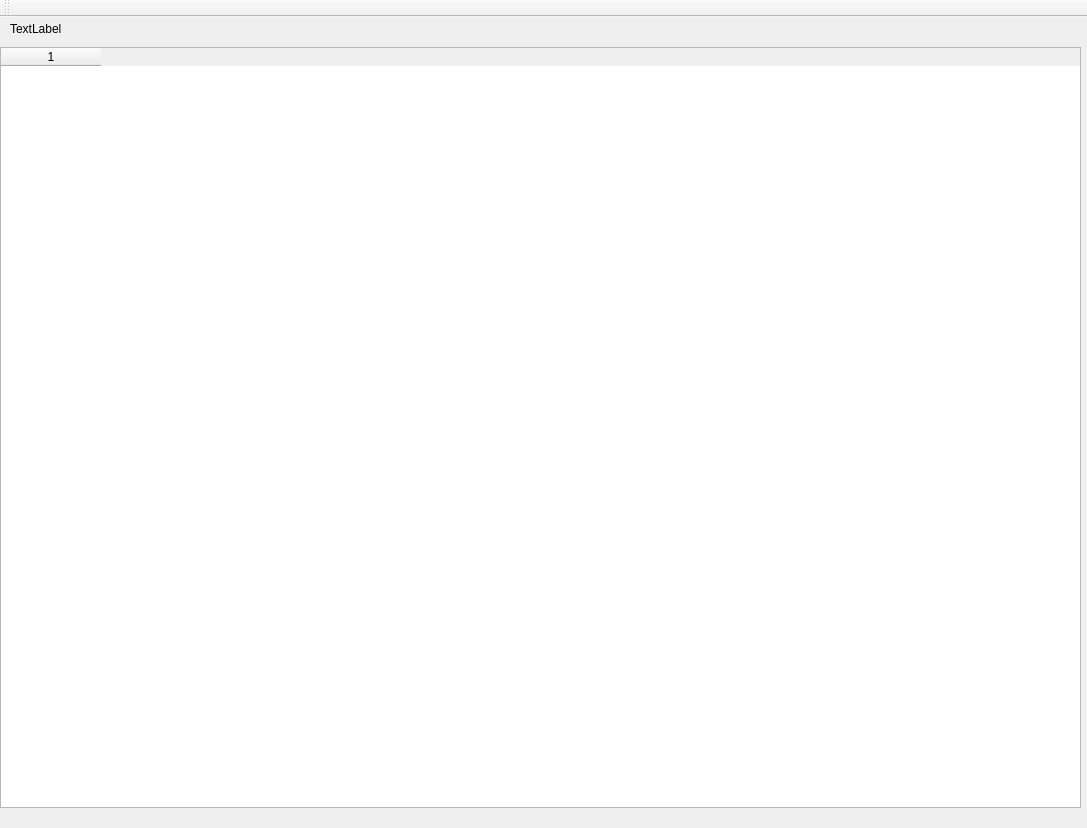
<?xml version="1.0" encoding="UTF-8"?>
<ui version="4.0">
 <class>MemoryToolClass</class>
 <widget class="QMainWindow" name="MemoryToolClass">
  <property name="geometry">
   <rect>
    <x>0</x>
    <y>0</y>
    <width>1087</width>
    <height>828</height>
   </rect>
  </property>
  <property name="windowTitle">
   <string>MemoryTool</string>
  </property>
  <property name="documentMode">
   <bool>false</bool>
  </property>
  <widget class="QWidget" name="centralWidget">
   <widget class="QTableWidget" name="tasklist_tableWidget">
    <property name="geometry">
     <rect>
      <x>0</x>
      <y>30</y>
      <width>1081</width>
      <height>761</height>
     </rect>
    </property>
    <property name="midLineWidth">
     <number>0</number>
    </property>
    <property name="dragDropOverwriteMode">
     <bool>false</bool>
    </property>
    <property name="selectionMode">
     <enum>QAbstractItemView::SingleSelection</enum>
    </property>
    <property name="verticalScrollMode">
     <enum>QAbstractItemView::ScrollPerPixel</enum>
    </property>
    <property name="horizontalScrollMode">
     <enum>QAbstractItemView::ScrollPerPixel</enum>
    </property>
    <property name="showGrid">
     <bool>false</bool>
    </property>
    <property name="gridStyle">
     <enum>Qt::DashDotLine</enum>
    </property>
    <property name="rowCount">
     <number>1</number>
    </property>
    <property name="columnCount">
     <number>1</number>
    </property>
    <attribute name="horizontalHeaderHighlightSections">
     <bool>false</bool>
    </attribute>
    <attribute name="horizontalHeaderShowSortIndicator" stdset="0">
     <bool>false</bool>
    </attribute>
    <attribute name="verticalHeaderVisible">
     <bool>false</bool>
    </attribute>
    <row/>
    <column/>
   </widget>
   <widget class="QLabel" name="titile_label">
    <property name="geometry">
     <rect>
      <x>10</x>
      <y>1</y>
      <width>591</width>
      <height>21</height>
     </rect>
    </property>
    <property name="text">
     <string>TextLabel</string>
    </property>
   </widget>
  </widget>
  <widget class="QMenuBar" name="menuBar">
   <property name="geometry">
    <rect>
     <x>0</x>
     <y>0</y>
     <width>1087</width>
     <height>23</height>
    </rect>
   </property>
  </widget>
  <widget class="QToolBar" name="mainToolBar">
   <attribute name="toolBarArea">
    <enum>TopToolBarArea</enum>
   </attribute>
   <attribute name="toolBarBreak">
    <bool>false</bool>
   </attribute>
  </widget>
 </widget>
 <layoutdefault spacing="6" margin="11"/>
 <resources>
  <include location="MemoryTool.qrc"/>
 </resources>
 <connections/>
</ui>
